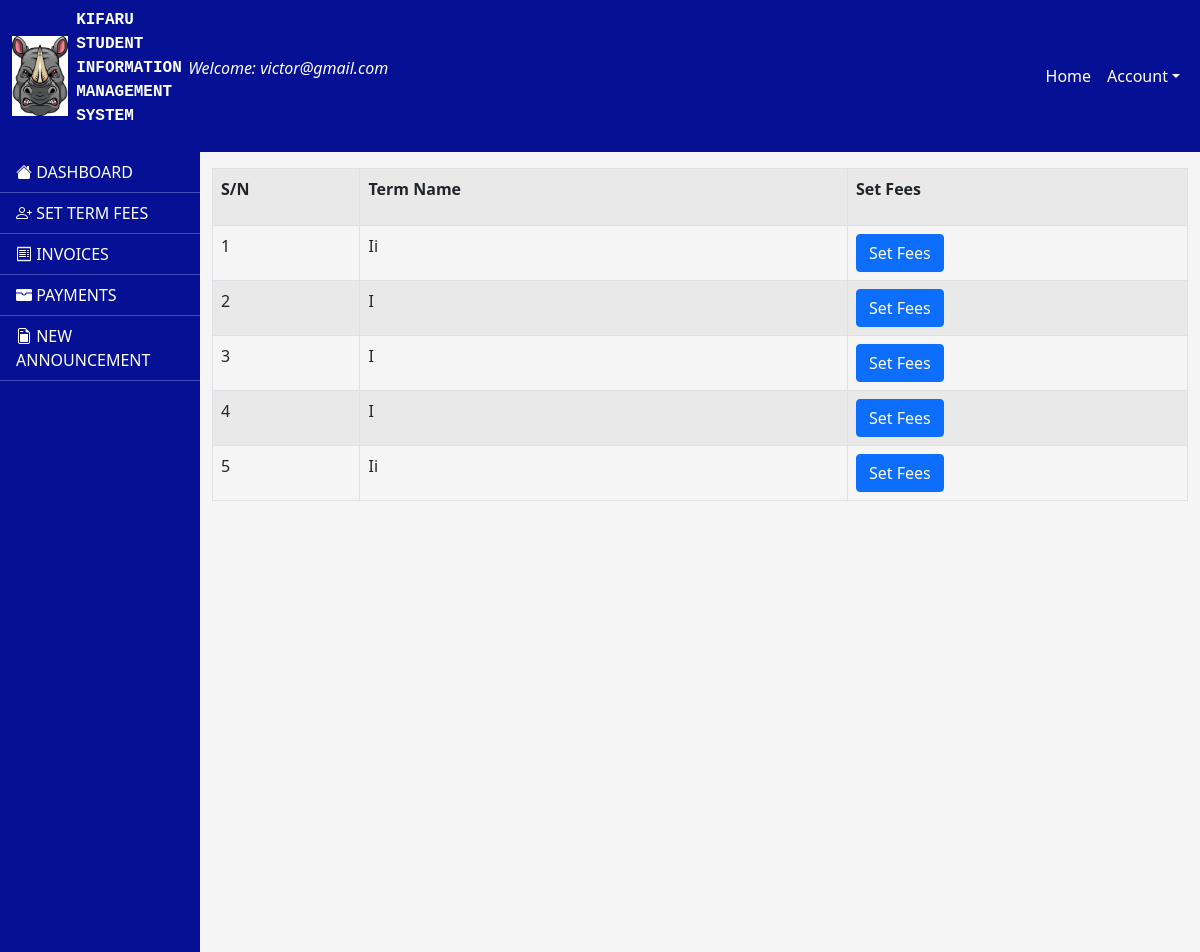
The page /Accounts/setfees.php?id=1 (signed in) on the database its author committed.
### tables this page shows
CREATE TABLE `term` (
  `term_id` int(11) NOT NULL,
  `term_name` text NOT NULL,
  `year` int(11) NOT NULL
);

### Accounts/setfees.php (the view, shortened to what this page needs)
<?php
include('../connection.php');
$id = $_GET['id'];
?>
<!DOCTYPE html>
<html lang="en">
<head>
</head>
<body>
    <?php
    include('header.php');
    include('sidebar.php');
    ?>
    <?php
    $getterms = mysqli_query($conn, "select *from term where year=$id");
if(mysqli_num_rows($getterms)>0){
?>
<div class="container col-sm">
            <table class="table mt-3 table-bordered table-striped table-responsive-sm caption-top">
                <tr>
                    <th>
                        <p>
                            S/N
                        </p>
                    </th>
                    <th style="width:50%;">
                        <p class="text-capitalize ">Term name</p>
                    </th>
                    <th>
                        <p class="text-capitalize text-wrap">
                            Set Fees
                        </p>
                    </th>
                </tr>
                <?php
        $x = 1;
        while ($result = mysqli_fetch_assoc($getterms)) {
            ?>
                <form action="" method="post">
                    <tr>
                        <td>
                            <?php echo $x++; ?>
                        </td>
                        <td class="text-capitalize">
                            <?php echo $result['term_name']; ?>
                        </td>
                        <td>
                        <a href="setfee.php?name=<?php echo $result['term_name']; ?>"  class="btn btn-primary"
                          role="button">Set Fees</a>
                    </td>
                    </tr>
                </form>
                <?php
        }
            ?>
            </table>
    </div>
            <?php
    }
?>
</body>
</html>

### Accounts/header.php (style rules this page uses)
body { background-color:whitesmoke; }

### rows shown on the page
term: term_name "Ii"
term: term_name "I"
term: term_name "I"
term: term_name "I"
term: term_name "Ii"

### other values the page prints
$a "victor@gmail.com"
